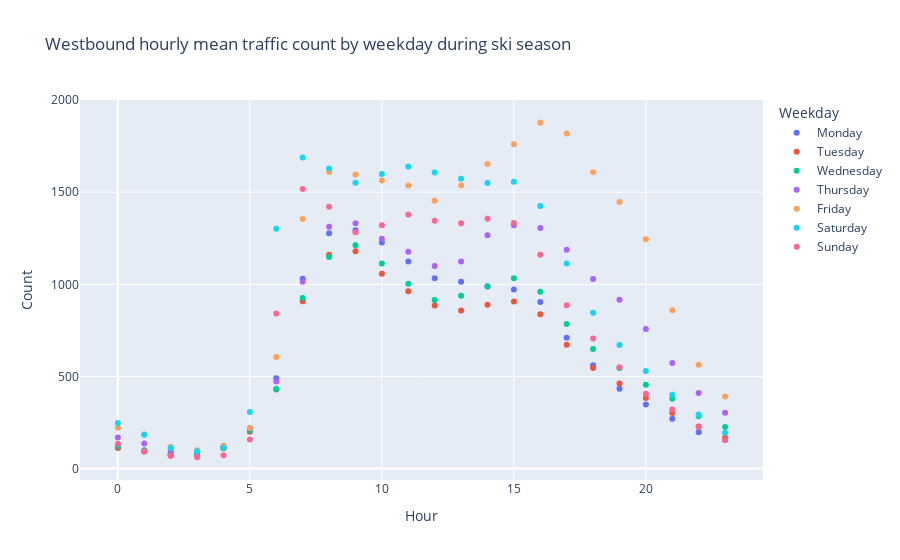

Here is the notebook cell this chart was saved with:
### Code cell
Westbound_Winter= px.scatter(W_ski_weekday, x="Hour", y="Count", color="Weekday",
           hover_name="Weekday", title = 'Westbound hourly mean traffic count by weekday during ski season')

Westbound_Winter.show()
#Westbound_Winter.write_image("images/fig1.png")

### Figure 1 — Plotly figure (JSON) as saved in the notebook; plotly's stock layout.template omitted (floating-point values rounded to 4 significant figures)
{"data": [{"hovertemplate": "<b>%{hovertext}</b><br><br>Weekday=Monday<br>Hour=%{x}<br>Count=%{y}<extra></extra>", "hovertext": ["Monday", "Monday", "Monday", "Monday", "Monday", "Monday", "Monday", "Monday", "Monday", "Monday", "Monday", "Monday", "Monday", "Monday", "Monday", "Monday", "Monday", "Monday", "Monday", "Monday", "Monday", "Monday", "Monday", "Monday"], "legendgroup": "Monday", "marker": {"color": "#636efa", "symbol": "circle"}, "mode": "markers", "name": "Monday", "orientation": "v", "showlegend": true, "type": "scatter", "x": [0, 1, 2, 3, 4, 5, 6, 7, 8, 9, 10, 11, 12, 13, 14, 15, 16, 17, 18, 19, 20, 21, 22, 23], "xaxis": "x", "y": [112.9, 92.43, 74.34, 78.03, 116.8, 217.4, 490.7, 1030.0, 1278.0, 1294.0, 1228.0, 1124.0, 1033.0, 1014.0, 987.9, 971.8, 904.6, 710.3, 561.0, 433.6, 348.3, 271.1, 197.5, 155.6], "yaxis": "y"}, {"hovertemplate": "<b>%{hovertext}</b><br><br>Weekday=Tuesday<br>Hour=%{x}<br>Count=%{y}<extra></extra>", "hovertext": ["Tuesday", "Tuesday", "Tuesday", "Tuesday", "Tuesday", "Tuesday", "Tuesday", "Tuesday", "Tuesday", "Tuesday", "Tuesday", "Tuesday", "Tuesday", "Tuesday", "Tuesday", "Tuesday", "Tuesday", "Tuesday", "Tuesday", "Tuesday", "Tuesday", "Tuesday", "Tuesday", "Tuesday"], "legendgroup": "Tuesday", "marker": {"color": "#EF553B", "symbol": "circle"}, "mode": "markers", "name": "Tuesday", "orientation": "v", "showlegend": true, "type": "scatter", "x": [0, 1, 2, 3, 4, 5, 6, 7, 8, 9, 10, 11, 12, 13, 14, 15, 16, 17, 18, 19, 20, 21, 22, 23], "xaxis": "x", "y": [112.6, 93.69, 77.02, 73.91, 110.1, 199.5, 428.7, 908.0, 1160.0, 1179.0, 1058.0, 963.2, 885.8, 857.9, 888.8, 906.7, 837.3, 672.1, 546.2, 461.7, 382.6, 301.5, 227.9, 167.6], "yaxis": "y"}, {"hovertemplate": "<b>%{hovertext}</b><br><br>Weekday=Wednesday<br>Hour=%{x}<br>Count=%{y}<extra></extra>", "hovertext": ["Wednesday", "Wednesday", "Wednesday", "Wednesday", "Wednesday", "Wednesday", "Wednesday", "Wednesday", "Wednesday", "Wednesday", "Wednesday", "Wednesday", "Wednesday", "Wednesday", "Wednesday", "Wednesday", "Wednesday", "Wednesday", "Wednesday", "Wednesday", "Wednesday", "Wednesday", "Wednesday", "Wednesday"], "legendgroup": "Wednesday", "marker": {"color": "#00cc96", "symbol": "circle"}, "mode": "markers", "name": "Wednesday", "orientation": "v", "showlegend": true, "type": "scatter", "x": [0, 1, 2, 3, 4, 5, 6, 7, 8, 9, 10, 11, 12, 13, 14, 15, 16, 17, 18, 19, 20, 21, 22, 23], "xaxis": "x", "y": [122.2, 99.08, 76.14, 78.8, 111.1, 206.4, 431.4, 925.3, 1148.0, 1212.0, 1113.0, 1004.0, 915.6, 938.8, 990.4, 1034.0, 960.5, 784.5, 649.5, 546.2, 455.5, 379.3, 283.7, 225.8], "yaxis": "y"}, {"hovertemplate": "<b>%{hovertext}</b><br><br>Weekday=Thursday<br>Hour=%{x}<br>Count=%{y}<extra></extra>", "hovertext": ["Thursday", "Thursday", "Thursday", "Thursday", "Thursday", "Thursday", "Thursday", "Thursday", "Thursday", "Thursday", "Thursday", "Thursday", "Thursday", "Thursday", "Thursday", "Thursday", "Thursday", "Thursday", "Thursday", "Thursday", "Thursday", "Thursday", "Thursday", "Thursday"], "legendgroup": "Thursday", "marker": {"color": "#ab63fa", "symbol": "circle"}, "mode": "markers", "name": "Thursday", "orientation": "v", "showlegend": true, "type": "scatter", "x": [0, 1, 2, 3, 4, 5, 6, 7, 8, 9, 10, 11, 12, 13, 14, 15, 16, 17, 18, 19, 20, 21, 22, 23], "xaxis": "x", "y": [168.3, 136.2, 96.45, 89.18, 115.9, 217.7, 472.4, 1014.0, 1313.0, 1332.0, 1248.0, 1178.0, 1100.0, 1124.0, 1267.0, 1321.0, 1306.0, 1187.0, 1029.0, 916.7, 757.6, 573.7, 410.8, 303.6], "yaxis": "y"}, {"hovertemplate": "<b>%{hovertext}</b><br><br>Weekday=Friday<br>Hour=%{x}<br>Count=%{y}<extra></extra>", "hovertext": ["Friday", "Friday", "Friday", "Friday", "Friday", "Friday", "Friday", "Friday", "Friday", "Friday", "Friday", "Friday", "Friday", "Friday", "Friday", "Friday", "Friday", "Friday", "Friday", "Friday", "Friday", "Friday", "Friday", "Friday"], "legendgroup": "Friday", "marker": {"color": "#FFA15A", "symbol": "circle"}, "mode": "markers", "name": "Friday", "orientation": "v", "showlegend": true, "type": "scatter", "x": [0, 1, 2, 3, 4, 5, 6, 7, 8, 9, 10, 11, 12, 13, 14, 15, 16, 17, 18, 19, 20, 21, 22, 23], "xaxis": "x", "y": [221.7, 185.0, 116.7, 99.33, 124.1, 220.2, 605.3, 1354.0, 1610.0, 1596.0, 1564.0, 1536.0, 1454.0, 1537.0, 1654.0, 1760.0, 1877.0, 1819.0, 1609.0, 1448.0, 1244.0, 858.9, 563.3, 391.3], "yaxis": "y"}, {"hovertemplate": "<b>%{hovertext}</b><br><br>Weekday=Saturday<br>Hour=%{x}<br>Count=%{y}<extra></extra>", "hovertext": ["Saturday", "Saturday", "Saturday", "Saturday", "Saturday", "Saturday", "Saturday", "Saturday", "Saturday", "Saturday", "Saturday", "Saturday", "Saturday", "Saturday", "Saturday", "Saturday", "Saturday", "Saturday", "Saturday", "Saturday", "Saturday", "Saturday", "Saturday", "Saturday"], "legendgroup": "Saturday", "marker": {"color": "#19d3f3", "symbol": "circle"}, "mode": "markers", "name": "Saturday", "orientation": "v", "showlegend": true, "type": "scatter", "x": [0, 1, 2, 3, 4, 5, 6, 7, 8, 9, 10, 11, 12, 13, 14, 15, 16, 17, 18, 19, 20, 21, 22, 23], "xaxis": "x", "y": [246.8, 183.0, 112.3, 94.39, 113.0, 307.6, 1302.0, 1688.0, 1629.0, 1551.0, 1600.0, 1640.0, 1608.0, 1574.0, 1550.0, 1557.0, 1426.0, 1114.0, 845.7, 670.9, 530.1, 400.3, 293.1, 195.1], "yaxis": "y"}, {"hovertemplate": "<b>%{hovertext}</b><br><br>Weekday=Sunday<br>Hour=%{x}<br>Count=%{y}<extra></extra>", "hovertext": ["Sunday", "Sunday", "Sunday", "Sunday", "Sunday", "Sunday", "Sunday", "Sunday", "Sunday", "Sunday", "Sunday", "Sunday", "Sunday", "Sunday", "Sunday", "Sunday", "Sunday", "Sunday", "Sunday", "Sunday", "Sunday", "Sunday", "Sunday", "Sunday"], "legendgroup": "Sunday", "marker": {"color": "#FF6692", "symbol": "circle"}, "mode": "markers", "name": "Sunday", "orientation": "v", "showlegend": true, "type": "scatter", "x": [0, 1, 2, 3, 4, 5, 6, 7, 8, 9, 10, 11, 12, 13, 14, 15, 16, 17, 18, 19, 20, 21, 22, 23], "xaxis": "x", "y": [133.3, 93.98, 68.45, 61.43, 71.89, 158.2, 841.9, 1518.0, 1421.0, 1284.0, 1321.0, 1379.0, 1345.0, 1331.0, 1356.0, 1332.0, 1161.0, 886.6, 706.4, 550.1, 405.8, 320.0, 224.1, 155.1], "yaxis": "y"}], "layout": {"legend": {"title": {"text": "Weekday"}, "tracegroupgap": 0}, "title": {"text": "Westbound hourly mean traffic count by weekday during ski season"}, "xaxis": {"anchor": "y", "domain": [0, 1], "title": {"text": "Hour"}}, "yaxis": {"anchor": "x", "domain": [0, 1], "title": {"text": "Count"}}}}
